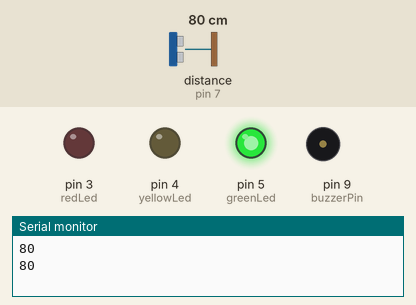
A sketch run on a simulated Arduino Uno, built with avr-gcc and run on an emulated ATmega328P. On the bench: output pins drawn as LEDs (lit = HIGH), buzzer (waves = sounding, pin HIGH), the last lines printed to the serial monitor. Wiring (inferred from the names in the program): ultrasonic range finder: trigger pin 6; echo pin 7. Inputs (shaded band) come from the test bench; at power-on: distance to the obstacle (sensor on pin 7) 80 cm. The echo pulse lasts 58.3 µs per cm; pins used as bus, display or sensor lines are not drawn.

Above: at 1.8 s.
1.9 s: distance to the obstacle (sensor on pin 7) set to 18 cm
6.0 s: distance to the obstacle (sensor on pin 7) set to 14 cm
At 7.0 s:
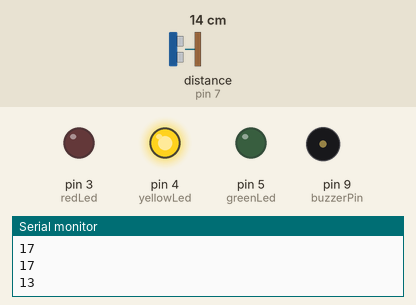
9.5 s: distance to the obstacle (sensor on pin 7) set to 10 cm
At 11.9 s:
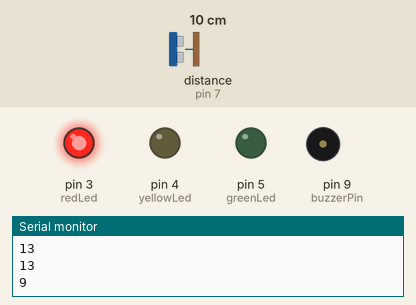
13.0 s: distance to the obstacle (sensor on pin 7) set to 35 cm
At 13.7 s:
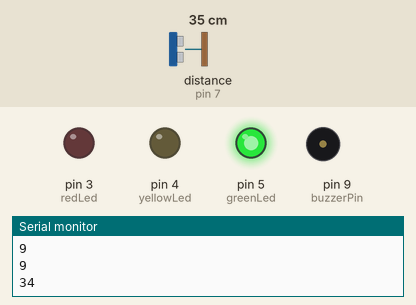
17.1 s: distance to the obstacle (sensor on pin 7) set to 9 cm
At 18.5 s:
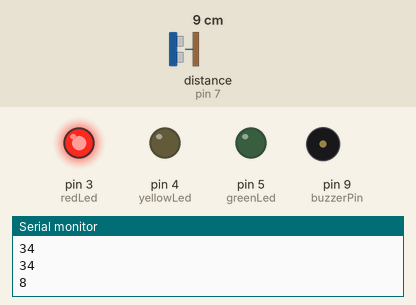
Timing chart, 0 to 21.6 s (numbered marks = the images above; inputs shaded):
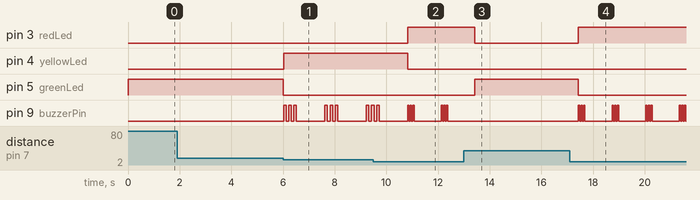

The sketch:

car_sensor.ino
```cpp
int echoPin = 7;
int trigPin = 6;
int greenLed = 5;
int yellowLed = 4;
int redLed = 3;
int buzzerPin = 9;

void setup()
{
  Serial.begin(9600);
  pinMode(greenLed, OUTPUT);
  pinMode(yellowLed, OUTPUT);
  pinMode(redLed, OUTPUT);
  pinMode(trigPin, OUTPUT);
  pinMode(echoPin, INPUT);
  pinMode(buzzerPin, OUTPUT);
}

void loop()
{

  digitalWrite(greenLed, LOW);
  digitalWrite(yellowLed, LOW);
  digitalWrite(redLed, LOW);

  long duration, inches, cm;

  digitalWrite(trigPin, LOW);
  delayMicroseconds(2);
  digitalWrite(trigPin, HIGH);
  delayMicroseconds(10);
  digitalWrite(trigPin, LOW);

  duration = pulseIn(echoPin, HIGH);
  inches = microsecondsToInches(duration);
  cm = microsecondsToCentimeters(duration);

    Serial.println(cm);
    Serial.println();

  if (cm > 15)
  {
    digitalWrite(greenLed, HIGH);
    digitalWrite(yellowLed, LOW);
    digitalWrite(redLed, LOW);

  }
  else if (cm > 10)
  {
    digitalWrite(greenLed, LOW);
    digitalWrite(yellowLed, HIGH);
    digitalWrite(redLed, LOW);
    digitalWrite(buzzerPin, HIGH);
    delay(100);
    digitalWrite(buzzerPin, LOW);
    delay(100);
    digitalWrite(buzzerPin, HIGH);
    delay(100);
    digitalWrite(buzzerPin, LOW);
    delay(100);
    digitalWrite(buzzerPin, HIGH);
    delay(100);
    digitalWrite(buzzerPin, LOW);
    delay(100);

  }
  else if (cm > 5)
  {
    digitalWrite(greenLed, LOW);
    digitalWrite(yellowLed, LOW);
    digitalWrite(redLed, HIGH);
    digitalWrite(buzzerPin, HIGH);
    delay(50);
    digitalWrite(buzzerPin, LOW);
    delay(50);
    digitalWrite(buzzerPin, HIGH);
    delay(50);
    digitalWrite(buzzerPin, LOW);
    delay(50);
    digitalWrite(buzzerPin, HIGH);
    delay(50);
    digitalWrite(buzzerPin, LOW);
    delay(50);

  }


  delay(1000);
}


long microsecondsToInches(long microseconds)
{
  return microseconds/74/2;
}

//Converts the Microseconds Reading to Centimeters
long microsecondsToCentimeters(long microseconds)
{
  return microseconds/29/2;
}
```

Measured:
- the behaviour switches between 17 and 16 cm on distance to the obstacle (sensor on pin 7) (found by bisection; images 0 and 1)
- the behaviour switches between 12 and 11 cm on distance to the obstacle (sensor on pin 7) (found by bisection; images 1 and 2)
- after the input at 6.0 s, pin 4 (yellowLed): LOW → HIGH at once; pin 5 (greenLed): HIGH → LOW at once; pin 9 (buzzerPin): LOW → HIGH at once, then repeats every 1.6 s: 2 × (LOW 0.10 s, HIGH 0.10 s), LOW 1.1 s, HIGH 0.10 s
- after the input at 9.5 s, pin 3 (redLed): LOW → HIGH after 1.3 s; pin 4 (yellowLed): HIGH → LOW after 1.3 s
- after the input at 13.0 s, pin 3 (redLed): HIGH → LOW after 0.43 s; pin 5 (greenLed): LOW → HIGH after 0.43 s; pin 9 (buzzerPin): stops changing and stays LOW
- after the input at 17.1 s, pin 3 (redLed): LOW → HIGH after 0.34 s; pin 5 (greenLed): HIGH → LOW after 0.34 s; pin 9 (buzzerPin): LOW → HIGH after 0.34 s, then repeats every 1.3 s: 2 × (LOW 0.05 s, HIGH 0.05 s), LOW 1.1 s, HIGH 0.05 s
